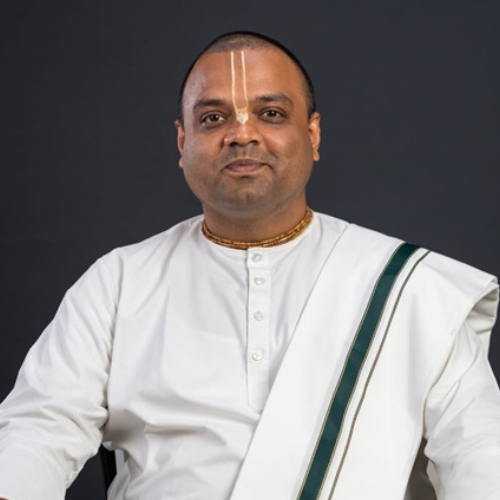
#> input picture naveena_card/photo.jpg, 500 x 500 px
$ python build-vcf.py
#> lines starting #> are read from the running program, lines starting #| are printed output that depends on the picture
#!/usr/bin/env python3
"""
Build script for The Tilak Card.

Generates, from photo.jpg and the details below:
  site/naveena-neerada-dasa.vcf  vCard 3.0 with embedded photo (for "Save My Contact")
  site/qr-contact.svg            QR code of the vCard without photo (error correction M)
  site/img/naveena.webp/.jpg     web portrait for the page (cropped to the 300x385 frame)

Requirements:  pip install pillow segno
Usage:         python build-vcf.py

Edit CONTACT below, re-run, and redeploy the site/ folder.
"""

import base64
import io
from pathlib import Path

from PIL import Image, ImageOps
import segno

ROOT = Path(__file__).resolve().parent
SITE = ROOT / "site"
PHOTO = ROOT / "photo.jpg"  # original, never modified

# Portrait crop from photo.jpg (left, top, right, bottom), then sized to
# PORTRAIT_SIZE. Matches the card frame: head near the top, shoulders at the bottom.
PORTRAIT_CROP = (63, 3, 433, 478)
PORTRAIT_SIZE = (300, 385)
# The frame is taller than a 300x385 photo fills. The old photo's white background
# blended into the frame's white fill; this one has a dark backdrop, so the web
# portrait extends its own top row upward to fill the frame (no hard edge).
PORTRAIT_TOP_PAD = 44

CONTACT = {
    "first": "Naveena Neerada",
    "last": "Dasa",
    "full": "Naveena Neerada Dasa",
    "org": "World Food Movement & The Akshaya Patra Foundation",
    "title": "Executive Director",
    "tel": "+18483389180",
    "email": "nnrd@iskconbangalore.org",
    "website": "https://wfmnj.org",
    "instagram": "https://www.instagram.com/naveenadasa/",
    "linkedin": "https://www.linkedin.com/in/naveena-neerada-dasa",
    # ADR fields: street, city, region, postal code, country
    "street": "7 Kilmer Ct",
    "city": "Edison",
    "region": "NJ",
    "postal": "08817",
    "country": "USA",
}

QR_DARK = "#1c120c"  # near-black warm brown: high contrast, still on-palette


# [106 lines left out: functions esc, fold, vcard_lines, contact_photo_b64, build_vcf, build_qr, not called in this run]


def portrait_image() -> Image.Image:
    """photo.jpg cropped and sized to the card's portrait frame. Crop and resize only; no retouching."""
    im = ImageOps.exif_transpose(Image.open(PHOTO)).convert("RGB")
#> im is the input picture: PIL image 500x500 RGB; mean R, G, B 134, 129.9, 130.4
    return im.crop(PORTRAIT_CROP).resize(PORTRAIT_SIZE, Image.LANCZOS)
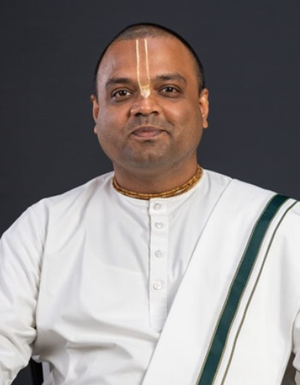
#> returned value: PIL image 300x385 RGB; mean R, G, B 142.3, 136.4, 135.5


def web_portrait() -> Image.Image:
    """portrait_image() with its top row extended by PORTRAIT_TOP_PAD px of matching backdrop."""
    im = portrait_image()
    w, h = im.size
#> w = 300; h = 385
    out = Image.new("RGB", (w, h + PORTRAIT_TOP_PAD))
#> out: PIL image 300x429 RGB; every value is 0
    out.paste(im.crop((0, 0, w, 1)).resize((w, PORTRAIT_TOP_PAD)), (0, 0))
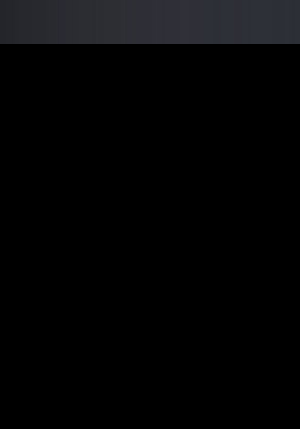
#> out: PIL image 300x429 RGB; mean R, G, B 4.5, 4.6, 5.3
    out.paste(im, (0, PORTRAIT_TOP_PAD))
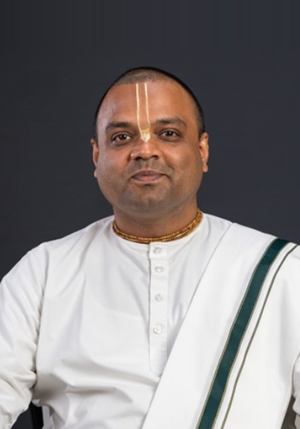
#> out: PIL image 300x429 RGB; mean R, G, B 132.2, 127, 126.9
    return out


def build_portrait() -> None:
    """Write the web portrait (WebP + JPEG fallback)."""
    img_dir = SITE / "img"
    img_dir.mkdir(parents=True, exist_ok=True)
    im = web_portrait()
    im.save(img_dir / "naveena.webp", "WEBP", quality=86, method=6)
    im.save(img_dir / "naveena.jpg", "JPEG", quality=86, optimize=True, progressive=True)
    for name in ("naveena.webp", "naveena.jpg"):
        p = img_dir / name
        print(f"wrote {p.relative_to(ROOT)}  ({im.width}x{im.height}, {p.stat().st_size / 1024:.1f} KB)")

if __name__ == "__main__":
    SITE.mkdir(exist_ok=True)
#> (the run stopped early here; a loop or call above may not have finished)
